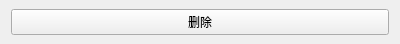
<?xml version="1.0" encoding="UTF-8"?>
<ui version="4.0">
 <class>QCellWidget</class>
 <widget class="QWidget" name="QCellWidget">
  <property name="geometry">
   <rect>
    <x>0</x>
    <y>0</y>
    <width>400</width>
    <height>42</height>
   </rect>
  </property>
  <property name="windowTitle">
   <string>QCellWidget</string>
  </property>
  <layout class="QHBoxLayout" name="horizontalLayout">
   <property name="topMargin">
    <number>9</number>
   </property>
   <property name="bottomMargin">
    <number>9</number>
   </property>
   <item>
    <widget class="QPushButton" name="btnDelete">
     <property name="text">
      <string>删除</string>
     </property>
    </widget>
   </item>
  </layout>
 </widget>
 <layoutdefault spacing="6" margin="11"/>
 <resources/>
 <connections/>
</ui>
